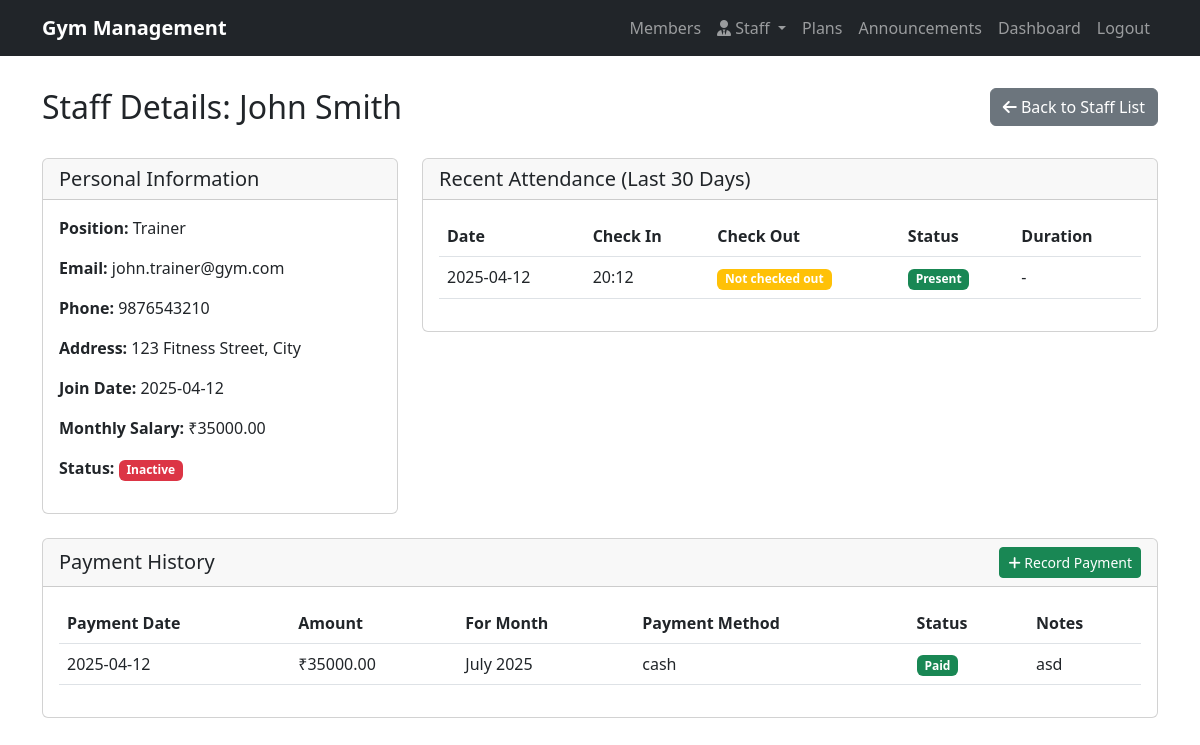
Screenshot of /staff/1 (signed in) with the database file from the repository.
### models.py (models this page shows)
class Staff(db.Model):
    id = db.Column(db.Integer, primary_key=True)
    name = db.Column(db.String(100), nullable=False)
    email = db.Column(db.String(120), unique=True, nullable=False)
    phone = db.Column(db.String(20))
    position = db.Column(db.String(50), nullable=False)
    join_date = db.Column(db.DateTime, default=datetime.utcnow)
    salary = db.Column(db.Float, nullable=False)
    address = db.Column(db.Text)
    is_active = db.Column(db.Boolean, default=True)
    attendance = db.relationship('StaffAttendance', backref='staff', lazy=True)
    payments = db.relationship('StaffPayment', backref='staff', lazy=True)

class StaffAttendance(db.Model):
    id = db.Column(db.Integer, primary_key=True)
    staff_id = db.Column(db.Integer, db.ForeignKey('staff.id'), nullable=False)
    date = db.Column(db.DateTime, default=datetime.utcnow)
    check_in = db.Column(db.DateTime, nullable=False)
    check_out = db.Column(db.DateTime)
    status = db.Column(db.String(20), default='present')  # present, absent, late, half-day

class StaffPayment(db.Model):
    id = db.Column(db.Integer, primary_key=True)
    staff_id = db.Column(db.Integer, db.ForeignKey('staff.id'), nullable=False)
    amount = db.Column(db.Float, nullable=False)
    payment_date = db.Column(db.DateTime, default=datetime.utcnow)
    payment_for_month = db.Column(db.Date, nullable=False)  # Month for which payment is made
    status = db.Column(db.String(20), default='pending')  # pending, paid, delayed
    payment_method = db.Column(db.String(50))
    notes = db.Column(db.Text)

### routes.py (the view)
@app.route('/staff/<int:staff_id>')
@login_required
def staff_details(staff_id):
    if not check_admin_access():
        flash('Access denied. Admin privileges required.', 'danger')
        return redirect(url_for('dashboard'))
    staff = Staff.query.get_or_404(staff_id)
    attendance_history = StaffAttendance.query.filter_by(staff_id=staff_id).order_by(StaffAttendance.date.desc()).limit(30).all()
    payment_history = StaffPayment.query.filter_by(staff_id=staff_id).order_by(StaffPayment.payment_date.desc()).all()
    return render_template('staff/staff_details.html',
                         staff=staff,
                         attendance_history=attendance_history,
                         payment_history=payment_history)

### app.py (called while the page is built)
def create_app():
    app = Flask(__name__)
    app.config['SECRET_KEY'] = os.urandom(24)
    app.config['SQLALCHEMY_DATABASE_URI'] = 'sqlite:///gym.db'
    app.config['SQLALCHEMY_TRACK_MODIFICATIONS'] = False
    db.init_app(app)
    login_manager = LoginManager(app)
    login_manager.login_view = 'login'
    @login_manager.user_loader
    def load_user(user_id):
        return Moderator.query.get(int(user_id))
    with app.app_context():
        db.create_all()
    return app, db

### routes.py (called while the page is built)
def check_admin_access():
    if not isinstance(current_user, Moderator):
        return False
    return current_user.role == 'admin'

### templates/staff/staff_details.html (shortened to what this page needs)
{% extends "base.html" %}
{% block content %}
<div class="row mb-4">
    <div class="col-md-6">
        <h2>Staff Details: {{ staff.name }}</h2>
    </div>
    <div class="col-md-6 text-end">
        <a href="{{ url_for('view_staff') }}" class="btn btn-secondary">
            <i class="fas fa-arrow-left"></i> Back to Staff List
        </a>
    </div>
</div>
<div class="row">
    <div class="col-md-4">
        <div class="card mb-4">
            <div class="card-header">
                <h5 class="mb-0">Personal Information</h5>
            </div>
            <div class="card-body">
                <p><strong>Position:</strong> {{ staff.position }}</p>
                <p><strong>Email:</strong> {{ staff.email }}</p>
                <p><strong>Phone:</strong> {{ staff.phone if staff.phone else 'Not provided' }}</p>
                <p><strong>Address:</strong> {{ staff.address if staff.address else 'Not provided' }}</p>
                <p><strong>Join Date:</strong> {{ staff.join_date.strftime('%Y-%m-%d') }}</p>
                <p><strong>Monthly Salary:</strong> ₹{{ "%.2f"|format(staff.salary) }}</p>
                <p><strong>Status:</strong>
                    <span class="badge {% if staff.is_active %}bg-success{% else %}bg-danger{% endif %}">
                        {{ 'Active' if staff.is_active else 'Inactive' }}
                    </span>
                </p>
            </div>
        </div>
    </div>
    <div class="col-md-8">
        <div class="card mb-4">
            <div class="card-header">
                <h5 class="mb-0">Recent Attendance (Last 30 Days)</h5>
            </div>
            <div class="card-body">
                <div class="table-responsive">
                    <table class="table">
                        <thead>
                            <tr>
                                <th>Date</th>
                                <th>Check In</th>
                                <th>Check Out</th>
                                <th>Status</th>
                                <th>Duration</th>
                            </tr>
                        </thead>
                        <tbody>
                            {% for attendance in attendance_history %}
                                <tr>
                                    <td>{{ attendance.date.strftime('%Y-%m-%d') }}</td>
                                    <td>{{ attendance.check_in.strftime('%H:%M') }}</td>
                                    <td>
                                        {% if attendance.check_out %}
                                            {{ attendance.check_out.strftime('%H:%M') }}
                                        {% else %}
                                            <span class="badge bg-warning">Not checked out</span>
                                        {% endif %}
                                    </td>
                                    <td>
                                        <span class="badge bg-{{ {
                                            'present': 'success',
                                            'absent': 'danger',
                                            'late': 'warning',
                                            'half-day': 'info'
                                        }[attendance.status] }}">
                                            {{ attendance.status.title() }}
                                        </span>
                                    </td>
                                    <td>
                                        {% if attendance.check_out %}
                                            {% set duration = (attendance.check_out - attendance.check_in).total_seconds() / 3600 %}
                                            {{ "%.1f"|format(duration) }} hours
                                        {% else %}
                                            -
                                        {% endif %}
                                    </td>
                                </tr>
                            {% endfor %}
                        </tbody>
                    </table>
                </div>
            </div>
        </div>
    </div>
</div>
<div class="row">
    <div class="col-md-12">
        <div class="card">
            <div class="card-header d-flex justify-content-between align-items-center">
                <h5 class="mb-0">Payment History</h5>
                <a href="{{ url_for('record_staff_payment', staff_id=staff.id) }}" class="btn btn-sm btn-success">
                    <i class="fas fa-plus"></i> Record Payment
                </a>
            </div>
            <div class="card-body">
                <div class="table-responsive">
                    <table class="table">
                        <thead>
                            <tr>
                                <th>Payment Date</th>
                                <th>Amount</th>
                                <th>For Month</th>
                                <th>Payment Method</th>
                                <th>Status</th>
                                <th>Notes</th>
                            </tr>
                        </thead>
                        <tbody>
                            {% for payment in payment_history %}
                                <tr>
                                    <td>{{ payment.payment_date.strftime('%Y-%m-%d') }}</td>
                                    <td>₹{{ "%.2f"|format(payment.amount) }}</td>
                                    <td>{{ payment.payment_for_month.strftime('%B %Y') }}</td>
                                    <td>{{ payment.payment_method }}</td>
                                    <td>
                                        <span class="badge bg-{{ {
                                            'pending': 'warning',
                                            'paid': 'success',
                                            'delayed': 'danger'
                                        }[payment.status] }}">
                                            {{ payment.status.title() }}
                                        </span>
                                    </td>
                                    <td>{{ payment.notes if payment.notes else '-' }}</td>
                                </tr>
                            {% endfor %}
                        </tbody>
                    </table>
                </div>
            </div>
        </div>
    </div>
</div>
{% endblock %}

### templates/base.html (style rules this page uses)
.card { margin-bottom: 1rem; }

### rows the page displays
Staff: name "John Smith", position "Trainer", email "john.trainer@gym.com", phone "9876543210", address "123 Fitness Street, City", join_date "2025-04-12", salary "35000.00", is_active "Inactive"
StaffAttendance: date "2025-04-12", check_in "20:12", shows "Not checked out", status "Present"
StaffPayment: payment_date "2025-04-12", amount "35000.00", payment_for_month "July 2025", payment_method "cash", status "Paid", notes "asd"
